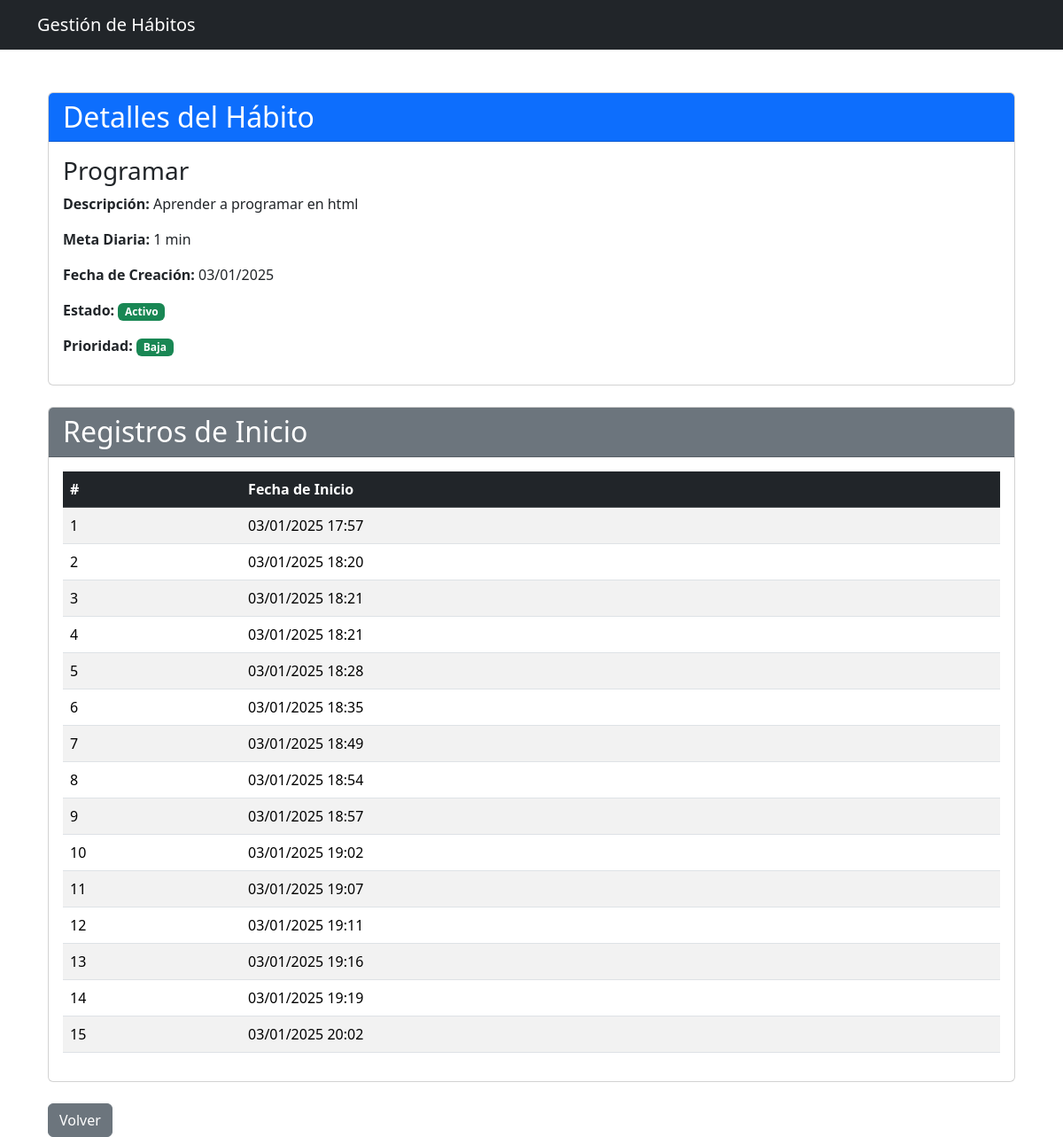
/detalle_habito/30/, run on the app's committed database.
### Aplicaciones/Habitos/models.py (models this page shows, shortened)
class Habitos(models.Model):
    nombre = models.CharField(max_length=255)
    descripcion = models.TextField(blank=True, null=True)
    meta_tiempo = models.PositiveIntegerField(default=15, help_text="Meta diaria en minutos")  # 60 minutos predeterminados
    fecha_creacion = models.DateTimeField(auto_now_add=True)
    estado = models.BooleanField(default=True)  # Activo o Inactivo
    prioridad = models.CharField(max_length=10)

class RegistroInicio(models.Model):
    habito = models.ForeignKey(Habitos, related_name='registros', on_delete=models.CASCADE)
    fecha_inicio = models.DateTimeField(default=timezone.now)
    tiempo_transcurrido = models.IntegerField(default=0)  # en minutos
    completado = models.BooleanField(default=False)

### Aplicaciones/Habitos/views.py (the view)
# urls.py: path('detalle_habito/<int:pk>/', views.detalle_habito, name='detalle_habito'),
def detalle_habito(request, pk):
    habito = get_object_or_404(Habitos, pk=pk)
    registros = habito.registros.all()
    return render(request, 'detalle_habito.html', {
        'habito': habito,
        'registros': registros
    })

### Aplicaciones/Habitos/templates/detalle_habito.html
{% extends 'base.html' %}
{% block content %}
<div class="container mt-5">
    <div class="card mb-4">
        <div class="card-header bg-primary text-white">
            <h2 class="mb-0">Detalles del Hábito</h2>
        </div>
        <div class="card-body">
            <h3 class="card-title">{{ habito.nombre }}</h3>
            <p class="card-text"><strong>Descripción:</strong> {{ habito.descripcion }}</p>
            <p><strong>Meta Diaria:</strong> {{ habito.meta_tiempo }} min</p>
            <p><strong>Fecha de Creación:</strong> {{ habito.fecha_creacion|date:"d/m/Y" }}</p>
            <p><strong>Estado:</strong>
                {% if habito.estado %}
                <span class="badge bg-success">Activo</span>
                {% else %}
                <span class="badge bg-secondary">Inactivo</span>
                {% endif %}
            </p>
            <p><strong>Prioridad:</strong>
                <span class="badge
                    {% if habito.prioridad == 'Alta' %}bg-danger
                    {% elif habito.prioridad == 'Media' %}bg-warning
                    {% else %}bg-success{% endif %}">
                    {{ habito.prioridad }}
                </span>
            </p>
        </div>
    </div>
    <div class="card mt-4">
        <div class="card-header bg-secondary text-white">
            <h2 class="mb-0">Registros de Inicio</h2>
        </div>
        <div class="card-body">
            {% if registros %}
            <div class="table-responsive">
                <table id="tabla-registros" class="table table-striped table-hover">
                    <thead class="table-dark">
                        <tr>
                            <th>#</th>
                            <th>Fecha de Inicio</th>
                        </tr>
                    </thead>
                    <tbody>
                        {% for registro in registros %}
                        <tr>
                            <td>{{ forloop.counter }}</td>
                            <td>{{ registro.fecha_inicio|date:"d/m/Y H:i" }}</td>
                        </tr>
                        {% endfor %}
                    </tbody>
                </table>
            </div>
            {% else %}
            <p class="text-center">No hay registros de inicio para este hábito.</p>
            {% endif %}
        </div>
    </div>
    <div class="mt-4">
        <a href="{% url 'inicio' %}" class="btn btn-secondary">Volver</a>
    </div>
</div>
{% endblock %}

### Aplicaciones/Habitos/templates/base.html (shortened to what this page needs)
<!DOCTYPE html>
<html lang="es">
<head>
    {% load static %}
    <link rel="stylesheet" href="{% static 'css/bootstrap.min.css' %}">
    <link rel="stylesheet" href="https://cdnjs.cloudflare.com/ajax/libs/izitoast/1.4.0/css/iziToast.css" />
</head>
<body>
    <nav class="navbar navbar-expand-lg navbar-dark bg-dark">
        <div class="container">
            <a class="navbar-brand" href="{% url 'inicio' %}">Gestión de Hábitos</a>
        </div>
    </nav>
    <div class="container mt-5">
        {% block content %}
        {% endblock %}
    </div>
</body>
</html>

### data on the page
Habitos: nombre "Programar", descripcion "Aprender a programar en html", meta_tiempo "1", fecha_creacion "03/01/2025", prioridad "Baja"
RegistroInicio: fecha_inicio "03/01/2025 17:57"
RegistroInicio: fecha_inicio "03/01/2025 18:20"
RegistroInicio: fecha_inicio "03/01/2025 18:21"
RegistroInicio: fecha_inicio "03/01/2025 18:21"
RegistroInicio: fecha_inicio "03/01/2025 18:28"
RegistroInicio: fecha_inicio "03/01/2025 18:35"
RegistroInicio: fecha_inicio "03/01/2025 18:49"
RegistroInicio: fecha_inicio "03/01/2025 18:54"
RegistroInicio: fecha_inicio "03/01/2025 18:57"
RegistroInicio: fecha_inicio "03/01/2025 19:02"
RegistroInicio: fecha_inicio "03/01/2025 19:07"
RegistroInicio: fecha_inicio "03/01/2025 19:11"
RegistroInicio: fecha_inicio "03/01/2025 19:16"
RegistroInicio: fecha_inicio "03/01/2025 19:19"
RegistroInicio: fecha_inicio "03/01/2025 20:02"
